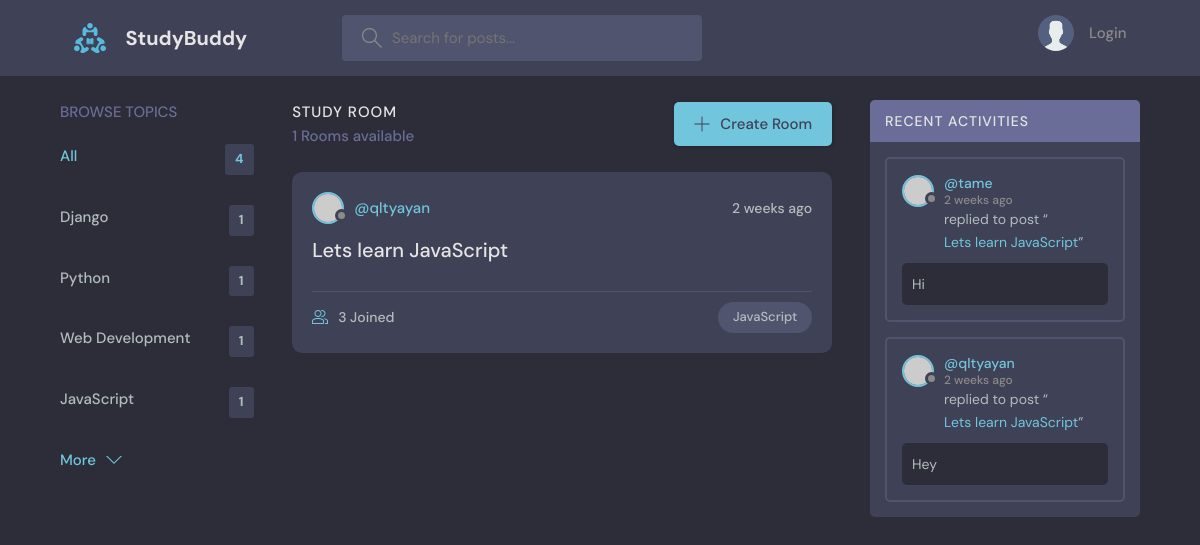
Screenshot of /?q=JavaScript with the database file from the repository.
### base/models.py (models this page shows, shortened)
class Topic(models.Model):
    name=models.CharField(max_length=200)

class Room(models.Model):
    host =  models.ForeignKey(User, on_delete = models.SET_NULL, null=True)
    topic = models.ForeignKey(Topic, on_delete = models.SET_NULL, null=True)
    name = models.CharField(max_length=200)
    description = models.TextField(null=True, blank=True)
    participants = models.ManyToManyField(User, related_name='participants', blank=True)
    update = models.DateTimeField(auto_now=True) # will be used in the class Meta
    created = models.DateTimeField(auto_now_add=True) # will be used in the class Meta
    class Meta:
        ordering = ['-update', '-created'] #with "-" means updated order

class Message(models.Model):
    user = models.ForeignKey(User,on_delete=models.CASCADE)
    room =  models.ForeignKey(Room, on_delete=models.CASCADE)
    body = models.TextField()
    update = models.DateTimeField(auto_now=True) # latest update timestamp
    created = models.DateTimeField(auto_now_add=True) # time of creation
    class Meta:
        ordering = ['-update', '-created'] #with "-" means updated order

### base/views.py (the view)
# urls.py: path('', views.home, name='home'),
def home(request):
    q = request.GET.get('q')    if request.GET.get('q') != None else ''
    rooms = Room.objects.filter(
        Q(topic__name__icontains=q) | #used to search with topic name
        Q(name__icontains=q) |          #used to search with user name
        Q(description__icontains=q)  #used to search with description
        )         # This means that the variable rooms will be available in the template as a variable called rooms
    topics = Topic.objects.all()
    room_count = rooms.count()
    room_messages = Message.objects.filter(Q(room__topic__name__icontains=q))
    context = {'rooms': rooms, 'topics':topics, 'room_count':room_count, 'room_messages':room_messages}      # This means that the variable rooms will be available in the template as a variable called rooms
    return render(request, 'base/home.html', context) #context refers to the value of the dictionary

### base/templates/base/home.html (shortened to what this page needs)
{% extends 'main.html' %}
{% block content %}
<main class="layout layout--3">
    <div class="container">
        {% include 'base/topic_components.html' %}
        <div class="roomList">
            <div class="roomList__header">
                <div>
                    <h2>Study Room</h2>
                    <p>{{room_count}} Rooms available</p>
                </div>
                <a class="btn btn--main" href="{% url 'create-room' %}">
                    <svg version="1.1" xmlns="http://www.w3.org/2000/svg" width="32" height="32" viewBox="0 0 32 32">
                        <title>add</title>
                        <path
                            d="M16.943 0.943h-1.885v14.115h-14.115v1.885h14.115v14.115h1.885v-14.115h14.115v-1.885h-14.115v-14.115z">
                        </path>
                    </svg>
                    Create Room
                </a>
            </div>
            {% include 'base/feed_components.html' %}
        </div>
        {% include 'base/activity_components.html'%}
    </div>
</main>
{% endblock content %}

### base/templates/base/topic_components.html
<div class="topics">
    <div class="topics__header">
        <h2>Browse Topics</h2>
    </div>
    <ul class="topics__list">
        <li>
            <a href="{% url 'home' %}}" class="active">All <span>{{topics.count}}</span></a>
        </li>
        {% for topic in topics %}
        <li>
            <a href="{% url 'home' %}?q={{topic.name}}">{{topic.name}} <span>{{topic.room_set.all.count}}</span></a>
        </li>
        {% endfor %}
    </ul>
    <a class="btn btn--link" href="topics.html">
        More
        <svg version="1.1" xmlns="http://www.w3.org/2000/svg" width="32" height="32" viewBox="0 0 32 32">
            <title>chevron-down</title>
            <path d="M16 21l-13-13h-3l16 16 16-16h-3l-13 13z"></path>
        </svg>
    </a>
</div>

### base/templates/base/feed_components.html (shortened to what this page needs)
{% for room in rooms %}
<div class="roomListRoom">
    <div class="roomListRoom__header">
        <a href="{% url 'user-profile' room.host.id %}" class="roomListRoom__author">
            <div class="avatar avatar--small">
                <img src="https://randomuser.me/api/portraits/women/11.jpg" />
            </div>
            <span>@{{room.host.username}}</span>
        </a>
        <div class="roomListRoom__actions">
            <span>{{room.created|timesince}} ago</span>
        </div>
    </div>
    <div class="roomListRoom__content">
        <a href="{% url 'room' room.id %}">{{room.name}}</a>
    </div>
    <div class="roomListRoom__meta">
        <a href="{% url 'room' room.id %}" class="roomListRoom__joined">
            {{room.participants.all.count}} Joined
        </a>
        <p class="roomListRoom__topic">{{room.topic.name}}</p>
    </div>
</div>
{% endfor %}

### base/templates/base/activity_components.html (shortened to what this page needs)
<div class="activities">
    <div class="activities__header">
        <h2>Recent Activities</h2>
    </div>
    {% for message in room_messages %}
    <div class="activities__box">
        <div class="activities__boxHeader roomListRoom__header">
            <a href="{% url 'user-profile' message.user.id %}" class="roomListRoom__author">
                <div class="avatar avatar--small">
                    <img src="https://randomuser.me/api/portraits/women/11.jpg" />
                </div>
                <p>
                    @{{message.user}}
                    <span>{{message.created|timesince}} ago</span>
                </p>
            </a>
        </div>
        <div class="activities__boxContent">
            <p>replied to post “<a href="{% url 'room' message.room.id %}">{{message.room.name}}</a>”</p>
            <div class="activities__boxRoomContent">
                {{message.body}}
            </div>
        </div>
    </div>
    {% endfor %}
</div>

### rows the page displays
Topic: name "Django", room_set.all.count "1"
Topic: name "Python", room_set.all.count "1"
Topic: name "Web Development", room_set.all.count "1"
Topic: name "JavaScript", room_set.all.count "1"
Room: host.username "qltyayan", created "2 weeks", name "Lets learn JavaScript", participants.all.count "3", topic.name "JavaScript"
Message: user "tame", created "2 weeks", room.name "Lets learn JavaScript", body "Hi"
Message: user "qltyayan", created "2 weeks", room.name "Lets learn JavaScript", body "Hey"

### other values shown
{{ topics.count }} "4"
{{ room_count }} "1"
